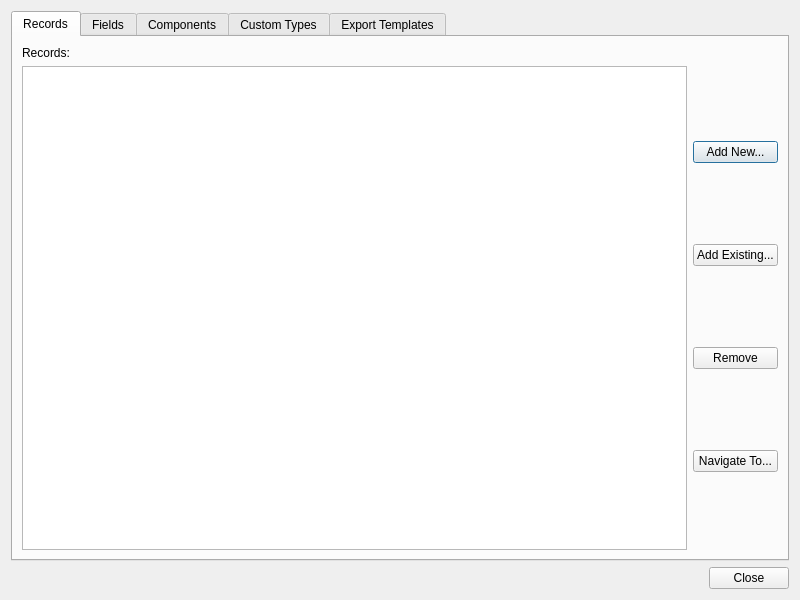
<?xml version="1.0" encoding="UTF-8"?>
<ui version="4.0">
 <class>ProjectOverviewWindow</class>
 <widget class="QDialog" name="ProjectOverviewWindow">
  <property name="geometry">
   <rect>
    <x>0</x>
    <y>0</y>
    <width>800</width>
    <height>600</height>
   </rect>
  </property>
  <property name="windowTitle">
   <string>Project Overview</string>
  </property>
  <layout class="QVBoxLayout" name="verticalLayout">
   <item>
    <widget class="QTabWidget" name="tabWidget">
     <property name="currentIndex">
      <number>0</number>
     </property>
     <widget class="QWidget" name="tabRecords">
      <attribute name="title">
       <string>Records</string>
      </attribute>
      <layout class="QVBoxLayout" name="verticalLayout_2">
       <item>
        <layout class="QHBoxLayout" name="horizontalLayoutRecordCount">
         <item>
          <widget class="QLabel" name="labelRecords">
           <property name="maximumSize">
            <size>
             <width>50</width>
             <height>16777215</height>
            </size>
           </property>
           <property name="text">
            <string>Records:</string>
           </property>
          </widget>
         </item>
         <item>
          <widget class="QLabel" name="labelRecordsValue">
           <property name="text">
            <string/>
           </property>
          </widget>
         </item>
        </layout>
       </item>
       <item>
        <layout class="QHBoxLayout" name="horizontalLayoutRecords">
         <item>
          <widget class="QListWidget" name="listWidgetRecords"/>
         </item>
         <item>
          <layout class="QVBoxLayout" name="verticalLayoutRecordsButtons">
           <item>
            <widget class="QPushButton" name="pushButtonAddNewRecordsFile">
             <property name="text">
              <string>Add New...</string>
             </property>
            </widget>
           </item>
           <item>
            <widget class="QPushButton" name="pushButtonAddExistingRecordsFile">
             <property name="text">
              <string>Add Existing...</string>
             </property>
            </widget>
           </item>
           <item>
            <widget class="QPushButton" name="pushButtonRemoveRecordsFile">
             <property name="text">
              <string>Remove</string>
             </property>
            </widget>
           </item>
           <item>
            <widget class="QPushButton" name="pushButtonNavigateToRecordsFile">
             <property name="text">
              <string>Navigate To...</string>
             </property>
            </widget>
           </item>
          </layout>
         </item>
        </layout>
       </item>
      </layout>
     </widget>
     <widget class="QWidget" name="tabFields">
      <attribute name="title">
       <string>Fields</string>
      </attribute>
      <layout class="QVBoxLayout" name="verticalLayout_3">
       <item>
        <layout class="QHBoxLayout" name="horizontalLayoutFieldCount">
         <item>
          <widget class="QLabel" name="labelFields">
           <property name="maximumSize">
            <size>
             <width>50</width>
             <height>16777215</height>
            </size>
           </property>
           <property name="text">
            <string>Fields:</string>
           </property>
          </widget>
         </item>
         <item>
          <widget class="QLabel" name="labelFieldsValue">
           <property name="text">
            <string/>
           </property>
          </widget>
         </item>
        </layout>
       </item>
       <item>
        <layout class="QHBoxLayout" name="horizontalLayoutFields">
         <item>
          <widget class="QListWidget" name="listWidgetFields"/>
         </item>
         <item>
          <layout class="QVBoxLayout" name="verticalLayoutFieldsButtons">
           <item>
            <widget class="QPushButton" name="pushButtonAddNewFieldsFile">
             <property name="text">
              <string>Add New...</string>
             </property>
            </widget>
           </item>
           <item>
            <widget class="QPushButton" name="pushButtonAddExistingFieldsFile">
             <property name="text">
              <string>Add Existing...</string>
             </property>
            </widget>
           </item>
           <item>
            <widget class="QPushButton" name="pushButtonRemoveFieldsFile">
             <property name="text">
              <string>Remove</string>
             </property>
            </widget>
           </item>
           <item>
            <widget class="QPushButton" name="pushButtonNavigateToFieldsFile">
             <property name="text">
              <string>Navigate To...</string>
             </property>
            </widget>
           </item>
          </layout>
         </item>
        </layout>
       </item>
      </layout>
     </widget>
     <widget class="QWidget" name="tabComponents">
      <attribute name="title">
       <string>Components</string>
      </attribute>
      <layout class="QVBoxLayout" name="verticalLayout_4">
       <item>
        <layout class="QHBoxLayout" name="horizontalLayoutComponentCount">
         <item>
          <widget class="QLabel" name="labelComponents">
           <property name="maximumSize">
            <size>
             <width>75</width>
             <height>16777215</height>
            </size>
           </property>
           <property name="text">
            <string>Components:</string>
           </property>
          </widget>
         </item>
         <item>
          <widget class="QLabel" name="labelComponentsValue">
           <property name="text">
            <string/>
           </property>
          </widget>
         </item>
        </layout>
       </item>
       <item>
        <layout class="QHBoxLayout" name="horizontalLayoutComponents">
         <item>
          <widget class="QListWidget" name="listWidgetComponents"/>
         </item>
         <item>
          <layout class="QVBoxLayout" name="verticalLayoutComponentsButtons">
           <item>
            <widget class="QPushButton" name="pushButtonAddNewComponentsFile">
             <property name="text">
              <string>Add New...</string>
             </property>
            </widget>
           </item>
           <item>
            <widget class="QPushButton" name="pushButtonAddExistingComponentsFile">
             <property name="text">
              <string>Add Existing...</string>
             </property>
            </widget>
           </item>
           <item>
            <widget class="QPushButton" name="pushButtonRemoveComponentsFile">
             <property name="text">
              <string>Remove</string>
             </property>
            </widget>
           </item>
           <item>
            <widget class="QPushButton" name="pushButtonNavigateToComponentsFile">
             <property name="text">
              <string>Navigate To...</string>
             </property>
            </widget>
           </item>
          </layout>
         </item>
        </layout>
       </item>
      </layout>
     </widget>
     <widget class="QWidget" name="tabCustomTypes">
      <attribute name="title">
       <string>Custom Types</string>
      </attribute>
      <layout class="QVBoxLayout" name="verticalLayout_5">
       <item>
        <layout class="QHBoxLayout" name="horizontalLayoutTypeCount">
         <item>
          <widget class="QLabel" name="labelCustomTypes">
           <property name="maximumSize">
            <size>
             <width>80</width>
             <height>16777215</height>
            </size>
           </property>
           <property name="text">
            <string>Custom Types:</string>
           </property>
          </widget>
         </item>
         <item>
          <widget class="QLabel" name="labelCustomTypesValue">
           <property name="text">
            <string/>
           </property>
          </widget>
         </item>
        </layout>
       </item>
       <item>
        <layout class="QHBoxLayout" name="horizontalLayoutCustomTypes">
         <item>
          <widget class="QListWidget" name="listWidgetCustomTypes"/>
         </item>
         <item>
          <layout class="QVBoxLayout" name="verticalLayoutCustomTypesButtons">
           <item>
            <widget class="QPushButton" name="pushButtonAddNewCustomTypesFile">
             <property name="text">
              <string>Add New...</string>
             </property>
            </widget>
           </item>
           <item>
            <widget class="QPushButton" name="pushButtonAddExistingCustomTypesFile">
             <property name="text">
              <string>Add Existing...</string>
             </property>
            </widget>
           </item>
           <item>
            <widget class="QPushButton" name="pushButtonRemoveCustomTypesFile">
             <property name="text">
              <string>Remove</string>
             </property>
            </widget>
           </item>
           <item>
            <widget class="QPushButton" name="pushButtonNavigateToCustomTypesFile">
             <property name="text">
              <string>Navigate To...</string>
             </property>
            </widget>
           </item>
          </layout>
         </item>
        </layout>
       </item>
      </layout>
     </widget>
     <widget class="QWidget" name="tabExportTemplates">
      <attribute name="title">
       <string>Export Templates</string>
      </attribute>
      <layout class="QVBoxLayout" name="verticalLayout_6">
       <item>
        <layout class="QHBoxLayout" name="horizontalLayoutExportTemplateCount">
         <item>
          <widget class="QLabel" name="labelExportTemplates">
           <property name="maximumSize">
            <size>
             <width>100</width>
             <height>16777215</height>
            </size>
           </property>
           <property name="text">
            <string>Export Templates:</string>
           </property>
          </widget>
         </item>
         <item>
          <widget class="QLabel" name="labelExportTemplatesValue">
           <property name="text">
            <string/>
           </property>
          </widget>
         </item>
        </layout>
       </item>
       <item>
        <layout class="QHBoxLayout" name="horizontalLayoutExportTemplates">
         <item>
          <widget class="QListWidget" name="listWidgetExportTemplates"/>
         </item>
         <item>
          <layout class="QVBoxLayout" name="verticalLayoutExportTemplatesButtons">
           <item>
            <widget class="QPushButton" name="pushButtonAddExistingExportTemplate">
             <property name="text">
              <string>Add Existing...</string>
             </property>
            </widget>
           </item>
           <item>
            <widget class="QPushButton" name="pushButtonRemoveExportTemplate">
             <property name="text">
              <string>Remove</string>
             </property>
            </widget>
           </item>
           <item>
            <widget class="QPushButton" name="pushButtonNavigateToExportTemplate">
             <property name="text">
              <string>Navigate To...</string>
             </property>
            </widget>
           </item>
          </layout>
         </item>
        </layout>
       </item>
      </layout>
     </widget>
    </widget>
   </item>
   <item>
    <widget class="QDialogButtonBox" name="buttonBox">
     <property name="orientation">
      <enum>Qt::Horizontal</enum>
     </property>
     <property name="standardButtons">
      <set>QDialogButtonBox::Close</set>
     </property>
     <property name="centerButtons">
      <bool>false</bool>
     </property>
    </widget>
   </item>
  </layout>
 </widget>
 <resources/>
 <connections>
  <connection>
   <sender>buttonBox</sender>
   <signal>accepted()</signal>
   <receiver>ProjectOverviewWindow</receiver>
   <slot>accept()</slot>
   <hints>
    <hint type="sourcelabel">
     <x>248</x>
     <y>254</y>
    </hint>
    <hint type="destinationlabel">
     <x>157</x>
     <y>274</y>
    </hint>
   </hints>
  </connection>
  <connection>
   <sender>buttonBox</sender>
   <signal>rejected()</signal>
   <receiver>ProjectOverviewWindow</receiver>
   <slot>reject()</slot>
   <hints>
    <hint type="sourcelabel">
     <x>316</x>
     <y>260</y>
    </hint>
    <hint type="destinationlabel">
     <x>286</x>
     <y>274</y>
    </hint>
   </hints>
  </connection>
 </connections>
</ui>
